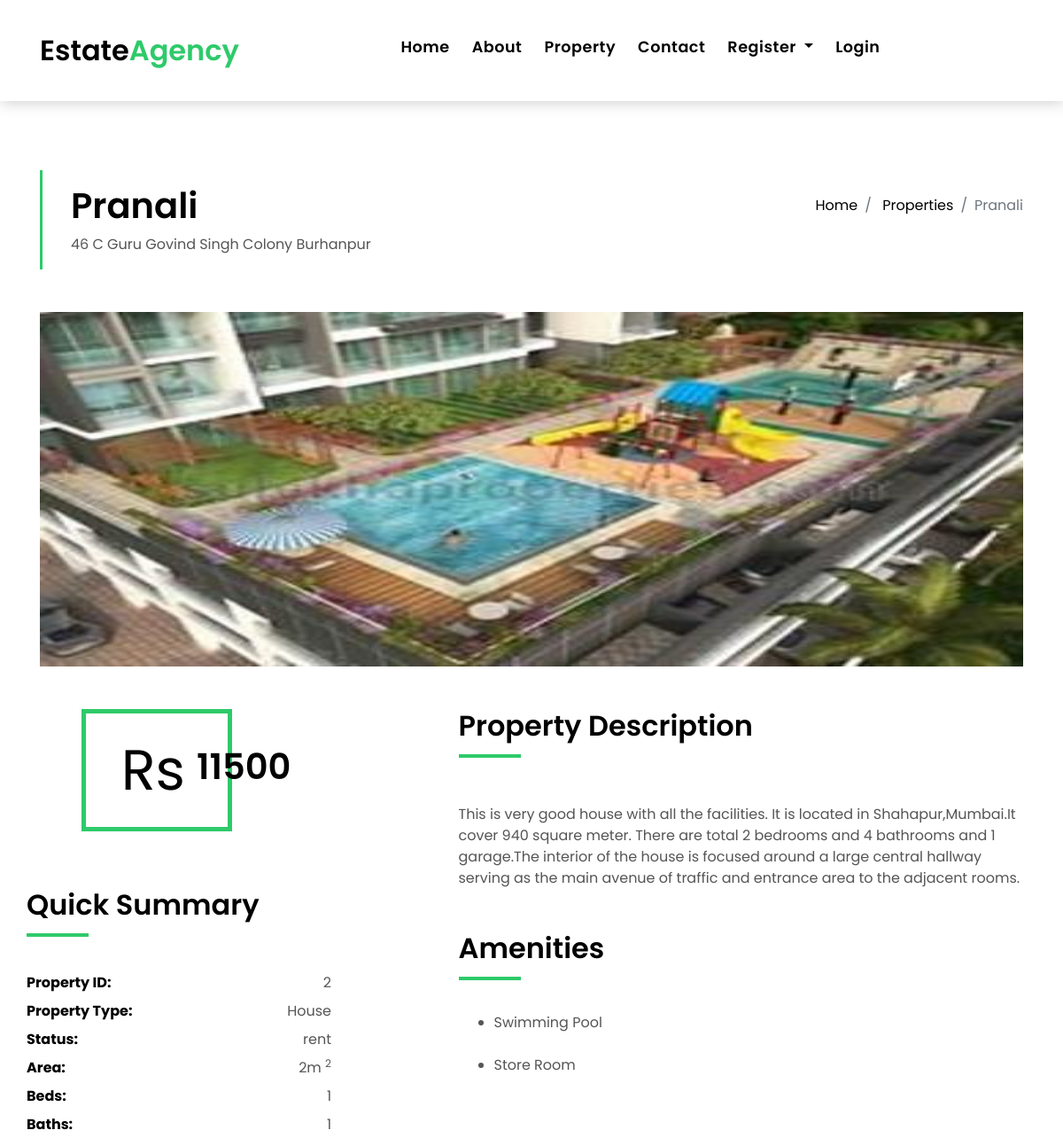
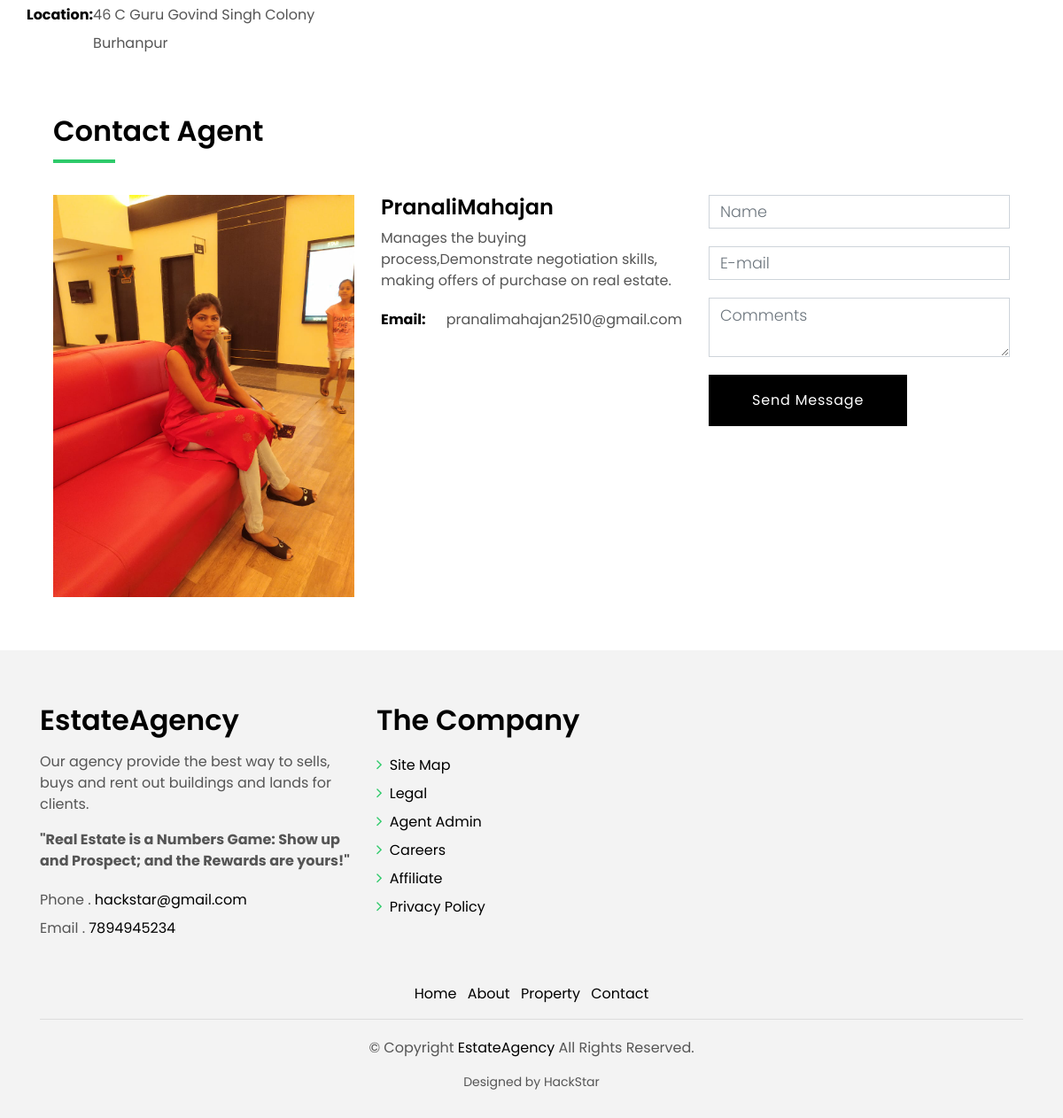
Screenshot of /property_single/2/ with the database file from the repository (2 pictures, top to bottom).
### real_estate/models.py (models this page shows, shortened)
class Property(models.Model):
    agent = models.ForeignKey(User, on_delete=models.CASCADE)
    type = models.CharField(max_length=100,default='')
    status = models.CharField(max_length=100 , default='')
    description = models.CharField(max_length=500,default='')
    name = models.CharField(max_length=100,default='')
    address = models.CharField(max_length=200,default='')
    area = models.IntegerField(default=0)
    bathroom = models.IntegerField(default=0)
    bedroom = models.IntegerField(default=0)
    masterroom = models.BooleanField("masterroom",default=False,null=True,blank=True)
    balcony = models.BooleanField("balcony", default=False,null=True,blank=True)
    parking = models.BooleanField("parking", default=False,null=True,blank=True)
    lift = models.BooleanField("lift", default=False,null=True,blank=True)
    storeroom = models.BooleanField("storeroom", default=False,null=True,blank=True)
    swimming = models.BooleanField("swimming", default=False,null=True,blank=True)
    builder = models.CharField(max_length=100,default='')
    price = models.IntegerField(default=0)
    image = models.FileField(upload_to='images/', null=True, verbose_name="", default='')

class PropertyImage(models.Model):
    property = models.ForeignKey(Property, default=None, on_delete=models.CASCADE)
    images = models.FileField(upload_to = 'images/', null=True, blank=True)

class User(AbstractUser):
    is_customer = models.BooleanField(default=False)
    is_agent = models.BooleanField(default=False)
    first_name = models.CharField(max_length=100, default='')
    last_name = models.CharField(max_length=100, default='')
    email = models.EmailField()

### real_estate/views.py (the view, shortened to what this page needs)
# urls.py: path('property_single/<int:id>/', views.property_single, name='property_single'),
def property_single(request, id):
    post = get_object_or_404(Property, id=id, )
    post1 = Property.objects.filter(id=id)
    post2 = Property.objects.get(id=id)
    photos = PropertyImage.objects.filter(property=post)
    for p in post1:
        x = p.agent
    y = Agent.objects.filter(user=x)
    for p1 in y:
        img = p1.a_image.url
    return render(request, 'property_single.html',
                  {'post': post, 'post1': post1, 'photos': photos, 'img': img})

### templates/property_single.html (shortened to what this page needs)
{% extends 'base1.html'%}
{% load static%}
{% block body%}
{% for p1 in post1 %}
<section class="intro-single">
    <div class="container">
        <div class="row">
            <div class="col-md-12 col-lg-8">
                <div class="title-single-box">
                    <h1 class="title-single">{{p1.name}}</h1>
                    <span class="color-text-a">{{p1.address}}</span>
                </div>
            </div>
            <div class="col-md-12 col-lg-4">
                <nav aria-label="breadcrumb" class="breadcrumb-box d-flex justify-content-lg-end">
                    <ol class="breadcrumb">
                        <li class="breadcrumb-item">
                            <a href="{% url 'index'%}">Home</a>
                        </li>
                        <li class="breadcrumb-item">
                            <a href="{% url 'property_grid'%}">Properties</a>
                        </li>
                        <li class="breadcrumb-item active" aria-current="page">{{p1.name}}
                        </li>
                    </ol>
                </nav>
            </div>
        </div>
    </div>
</section>
<section class="property-single nav-arrow-b">
    <div class="container">
        <div class="row">
            <div class="col-sm-12">
                <div id="property-single-carousel" class="owl-carousel owl-arrow gallery-property">
                    {% for p in photos %}
                    <img class="d-block w-100" src="{{p.images.url}}" style="width:450px; height:400px"
                         alt="First slide">
                    {% endfor %}
                </div>
            </div>
            <div class="row justify-content-between">
                <div class="col-md-5 col-lg-4">
                    <div class="property-price d-flex justify-content-center foo">
                        <div class="card-header-c d-flex">
                            <div class="card-box-ico">
                                <span class="ion-money">Rs</span>
                            </div>
                            <div class="card-title-c align-self-center">
                                <h5 class="title-c">{{p1.price}}</h5>
                            </div>
                        </div>
                    </div>
                    <div class="property-summary">
                        <div class="row">
                            <div class="col-sm-12">
                                <div class="title-box-d section-t4">
                                    <h3 class="title-d">Quick Summary</h3>
                                </div>
                            </div>
                        </div>
                        <div class="summary-list">
                            <ul class="list">
                                <li class="d-flex justify-content-between">
                                    <strong>Property ID:</strong>
                                    <span>{{p1.id}}</span>
                                </li>
                                <li class="d-flex justify-content-between">
                                    <strong>Property Type:</strong>
                                    <span>{{p1.type}}</span>
                                </li>
                                <li class="d-flex justify-content-between">
                                    <strong>Status:</strong>
                                    <span>{{p1.status}}</span>
                                </li>
                                <li class="d-flex justify-content-between">
                                    <strong>Area:</strong>
                                    <span>{{p1.area}}m
                        <sup>2</sup>
                      </span>
                                </li>
                                <li class="d-flex justify-content-between">
                                    <strong>Beds:</strong>
                                    <span>{{p1.bedroom}}</span>
                                </li>
                                <li class="d-flex justify-content-between">
                                    <strong>Baths:</strong>
                                    <span>{{p1.bathroom}}</span>
                                </li>
                                <li class="d-flex justify-content-between">
                                    <strong>Location:</strong>
                                    <span>{{p1.address}}</span>
                                </li>
                            </ul>
                        </div>
                    </div>
                </div>
                <div class="col-md-7 col-lg-7 section-md-t3">
                    <div class="row">
                        <div class="col-sm-12">
                            <div class="title-box-d">
                                <h3 class="title-d">Property Description</h3>
                            </div>
                        </div>
                    </div>
                    <div class="property-description">
                        <p class="description color-text-a">
                        <p class="description color-text-a no-margin">
                            {{p1.description}}</div>
                    <div class="row section-t3">
                        <div class="col-sm-12">
                            <div class="title-box-d">
                                <h3 class="title-d">Amenities</h3>
                            </div>
                        </div>
                    </div>
                    <div class="amenities-list color-text-a">
                        <ul>
                            {% if p1.swimming == True %}
                            <li>Swimming Pool &nbsp;</li>&nbsp;
                            {% endif %}
                            {% if p1.storeroom == True %}
                            <li>Store Room &nbsp;</li>&nbsp;
                            {% endif %}
                        </ul>
                    </div>
                </div>
            </div>
        </div>
              {% endfor %}
      {% for p1 in post1 %}
        <div class="col-md-12">
            <div class="row section-t3">
                <div class="col-sm-12">
                    <div class="title-box-d">
                        <h3 class="title-d">Contact Agent</h3>
                    </div>
                </div>
            </div>
            <div class="row">
                <div class="col-md-6 col-lg-4">
                    <img src="{{img}}" alt="hello" class="img-fluid">
                </div>
                <div class="col-md-6 col-lg-4">
                    <div class="property-agent">
                        <h4 class="title-agent">{{p1.agent.first_name}}{{p1.agent.last_name}}</h4>
                        <p class="color-text-a">
                            Manages the buying process,Demonstrate negotiation skills, making offers of purchase on real
                            estate.</p>
                        <ul class="list-unstyled">
                            <li class="d-flex justify-content-between">
                                <strong>Email:</strong>
                                <span class="color-text-a">{{p1.agent.email}}</span>
                            </li>
                        </ul>
                    </div>
                </div>
                        {% endfor %}
                <div class="col-md-12 col-lg-4">
                    <div class="property-contact">
                        <form class="form-a" method="post">
                            <div class="row">
                                <div class="col-md-12 mb-1">
                                    <div class="form-group">
                                                <input class=" form-control" id="subject" name="name" placeholder="Name" type="text" />
                                    </div>
                                </div>
                                <div class="col-md-12 mb-1">
                                    <div class="form-group">
                                                <input class=" form-control" id="u_email" name="u_email" placeholder="E-mail"  type="email" />
                                    </div>
                                </div>
                                <div class="col-md-12 mb-1">
                                    <div class="form-group">
                                                <textarea class=" form-control" id="comments" name="comments" placeholder="Comments" ></textarea>
                                    </div>
                                </div>
                                <div class="col-md-12">
                                    <button type="submit" class="btn btn-a">Send Message</button>
                                </div>
                            </div>
                        </form>
                    </div>
                </div>
            </div>
        </div>
    </div>
</section>
{% endblock%}

### static/css/style.css (style rules this page uses)
body { font-family: 'Poppins', sans-serif; color: #555555; }
h1, h2, h3, h4, h5, h6 { color: #000000; }
a { color: #000000; transition: all .5s ease; }
.color-text-a { color: #555555; }
.no-margin { margin: 0; }
.section-t4 { padding-top: 4rem; }
.section-t3 { padding-top: 3rem; }
.title-box-d { padding-bottom: 1.8rem; margin-bottom: 1rem; position: relative; }
.title-box-d .title-d { font-weight: 600; font-size: 2rem; }
.title-box-d .title-d:after { content: ''; position: absolute; width: 70px; height: 4px; background-color: #2eca6a; bottom: 20px; left: 0; }
.intro-single { padding: 12rem 0 3rem; }
.intro-single .title-single-box { padding: 1rem 0 1rem 2rem; }
.intro-single .title-single-box { border-left: 3px solid #2eca6a; }
.intro-single .title-single-box .title-single { font-weight: 600; font-size: 2.2rem; }
.intro-single .breadcrumb-box { padding: 1rem 0 0 .5rem; }
.intro-single .breadcrumb { background-color: transparent; padding-right: 0; padding-left: 0; }
.gallery-property { margin-bottom: 3rem; }
.property-price { margin: 0 auto; }
.property-price .card-header-c { padding: 0; }
.summary-list { padding-right: 1rem; color: #000000; }
.summary-list .list { padding: 0; line-height: 2; }
.summary-list .list span { color: #555555; }
.property-agent .title-agent { font-weight: 600; }
.property-agent ul { line-height: 2; color: #000000; }
.card-header-c { padding: 0 1rem 1rem 1rem; }
.card-box-ico { padding: 1rem 3rem 1rem 2.5rem; border: 5px solid #2eca6a; }
.card-box-ico span { font-size: 4rem; color: #000000; }
.title-c { font-size: 2.5rem; font-weight: 600; margin-left: -40px; }
.form-a .form-control { border-radius: 0; font-size: 1.1rem; font-weight: 300; }
.btn { transition: .5s ease; }
.btn.btn-a, .btn.btn-b { border-radius: 0; padding: 1rem 3rem; letter-spacing: .05rem; }
.btn.btn-a { background-color: #000000; color: #ffffff; }
@media (min-width: 768px) { .intro-single .title-single-box .title-single { font-size: 2.1rem; } }
@media (min-width: 768px) { .title-c { font-size: 1.8rem; } }
@media (min-width: 992px) { .intro-single .title-single-box .title-single { font-size: 2.5rem; } }
@media (min-width: 992px) { .title-c { font-size: 2.5rem; } }

### rows the page displays
Property: name "Pranali", address "46 C Guru Govind Singh Colony Burhanpur", price "11500", id "2", type "House", status "rent", area "2", bedroom "1", bathroom "1", description "This is very good house with all the facilities. It is located in Shahapur,Mumbai.It cover 940 square meter. There are total 2 bedrooms and 4 bathrooms and 1 garage.The interior of the house is focused around a large central hallway serving as the main avenue of traffic and entrance area to the adjacent rooms.", swimming "Swimming Pool", storeroom "Store Room", agent.first_name "Pranali", agent.last_name "Mahajan", agent.email "pranalimahajan2510@gmail.com"
PropertyImage: images (picture)
